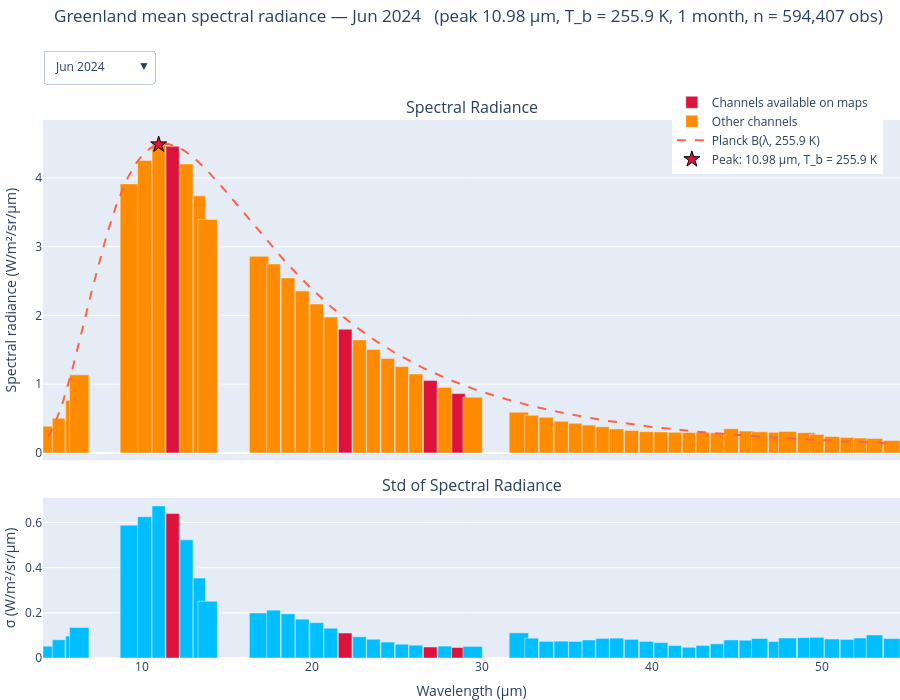

Notebook cell for this chart:
### Code cell
# ── every complete period one satellite has on disk ──────────────────────────
# request = (kind, period):  ('monthly', '1225') ('seasonal', 'DJF25') ('annual', '2025')
SAT_SEL = 2

avail = available_months(SAT_SEL)
years = sorted({y for y, _ in avail})
print(f'sat{SAT_SEL}: {len(avail)} months on disk, '
      f'{avail[0][0]}-{avail[0][1]:02d} → {avail[-1][0]}-{avail[-1][1]:02d}')

# seasons/years worth asking for: those with at least one month of data
seasons_wanted = [f'{s}{y % 100:02d}' for y in range(years[0], years[-1] + 2) for s in SEASONS]
requests = ([('monthly',  f'{m:02d}{y % 100:02d}') for y, m in avail]
            + [('seasonal', p) for p in seasons_wanted
               if any(ym in avail for ym in parse_period('seasonal', p))]
            + [('annual',   str(y)) for y in years])

periods = []
for kind, period in requests:
    absent = missing_months(kind, period, SAT_SEL)   # region_spectrum would raise on these
    if absent:
        shown = ', '.join(absent[:3]) + (f' (+{len(absent) - 3} more)' if len(absent) > 3 else '')
        print(f'  ! {kind:8} {period:6} not plotted — missing {shown}')
        continue
    periods.append(spectrum_for(kind, period, SAT_SEL))

fig = plot_spectra(periods, out_html=f'../gallery/greenland/spectra_sat{SAT_SEL}.html')

# peak channel per period, for the record
for spec, label in periods:
    wl, rad = spec.wavelength.values, spec.radiance.values
    v       = np.isfinite(wl) & np.isfinite(rad)
    i       = int(np.nanargmax(rad[v]))
    print(f'{label:>12}   λ_peak = {wl[v][i]:6.2f} μm   '
          f'L = {rad[v][i]:.3f} W/m²/sr/μm   '
          f'T_b = {float(brightness_temp_um(wl[v][i], rad[v][i])):6.2f} K   '
          f'[{spec.attrs["n_months"]} mo]')
